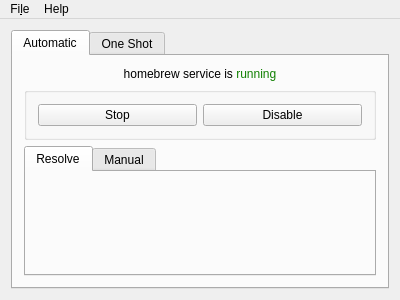
<?xml version="1.0" encoding="UTF-8"?>
<ui version="4.0">
 <class>MainWindow</class>
 <widget class="QMainWindow" name="MainWindow">
  <property name="enabled">
   <bool>true</bool>
  </property>
  <property name="geometry">
   <rect>
    <x>0</x>
    <y>0</y>
    <width>400</width>
    <height>300</height>
   </rect>
  </property>
  <property name="windowTitle">
   <string>redshift-qt5</string>
  </property>
  <widget class="QWidget" name="centralWidget">
   <layout class="QGridLayout" name="gridLayout">
    <item row="0" column="1">
     <widget class="QTabWidget" name="tabWidget">
      <property name="currentIndex">
       <number>0</number>
      </property>
      <widget class="QWidget" name="tab">
       <attribute name="title">
        <string>Automatic</string>
       </attribute>
       <layout class="QVBoxLayout" name="verticalLayout">
        <item>
         <widget class="QLabel" name="label">
          <property name="text">
           <string>&lt;html&gt;&lt;head/&gt;&lt;body&gt;&lt;p align=&quot;center&quot;&gt;homebrew service is &lt;span style=&quot; color:#108001;&quot;&gt;running&lt;/span&gt;&lt;/p&gt;&lt;/body&gt;&lt;/html&gt;</string>
          </property>
         </widget>
        </item>
        <item>
         <widget class="QGroupBox" name="groupBox">
          <property name="title">
           <string/>
          </property>
          <property name="flat">
           <bool>true</bool>
          </property>
          <layout class="QHBoxLayout" name="horizontalLayout">
           <item>
            <widget class="QPushButton" name="buttonServiceStartStop">
             <property name="sizePolicy">
              <sizepolicy hsizetype="Expanding" vsizetype="Fixed">
               <horstretch>0</horstretch>
               <verstretch>0</verstretch>
              </sizepolicy>
             </property>
             <property name="text">
              <string>Stop</string>
             </property>
            </widget>
           </item>
           <item>
            <widget class="QPushButton" name="buttonServiceEnableDisable">
             <property name="sizePolicy">
              <sizepolicy hsizetype="Expanding" vsizetype="Fixed">
               <horstretch>0</horstretch>
               <verstretch>0</verstretch>
              </sizepolicy>
             </property>
             <property name="text">
              <string>Disable</string>
             </property>
            </widget>
           </item>
          </layout>
         </widget>
        </item>
        <item>
         <widget class="QTabWidget" name="tabWidget_2">
          <property name="currentIndex">
           <number>0</number>
          </property>
          <widget class="QWidget" name="tab_3">
           <attribute name="title">
            <string>Resolve</string>
           </attribute>
          </widget>
          <widget class="QWidget" name="tab_4">
           <attribute name="title">
            <string>Manual</string>
           </attribute>
          </widget>
         </widget>
        </item>
       </layout>
      </widget>
      <widget class="QWidget" name="tab_2">
       <attribute name="title">
        <string>One Shot</string>
       </attribute>
      </widget>
     </widget>
    </item>
   </layout>
  </widget>
  <widget class="QMenuBar" name="menuBar">
   <property name="enabled">
    <bool>true</bool>
   </property>
   <property name="geometry">
    <rect>
     <x>0</x>
     <y>0</y>
     <width>400</width>
     <height>22</height>
    </rect>
   </property>
   <widget class="QMenu" name="menuFile">
    <property name="enabled">
     <bool>true</bool>
    </property>
    <property name="title">
     <string>Fi&amp;le</string>
    </property>
    <addaction name="actionExit"/>
   </widget>
   <widget class="QMenu" name="menuHelp">
    <property name="title">
     <string>Help</string>
    </property>
    <addaction name="actionCredits"/>
    <addaction name="actionLicense"/>
    <addaction name="actionLicense_2"/>
    <addaction name="actionSource_Code"/>
   </widget>
   <addaction name="menuFile"/>
   <addaction name="menuHelp"/>
  </widget>
  <action name="actionCredits">
   <property name="text">
    <string>&amp;About</string>
   </property>
  </action>
  <action name="actionLicense">
   <property name="text">
    <string>&amp;Credits</string>
   </property>
  </action>
  <action name="actionLicense_2">
   <property name="text">
    <string>&amp;License</string>
   </property>
  </action>
  <action name="actionSource_Code">
   <property name="text">
    <string>&amp;Source Code</string>
   </property>
  </action>
  <action name="actionExit">
   <property name="text">
    <string>&amp;Exit</string>
   </property>
  </action>
 </widget>
 <layoutdefault spacing="6" margin="11"/>
 <resources/>
 <connections/>
</ui>
